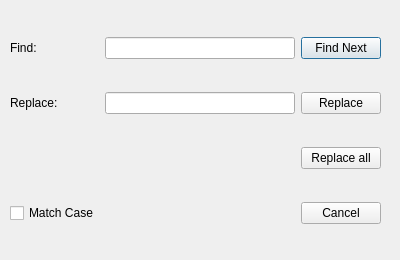
<?xml version="1.0" encoding="UTF-8"?>
<ui version="4.0">
 <class>SearchAndReplace</class>
 <widget class="QDialog" name="SearchAndReplace">
  <property name="geometry">
   <rect>
    <x>0</x>
    <y>0</y>
    <width>400</width>
    <height>260</height>
   </rect>
  </property>
  <property name="minimumSize">
   <size>
    <width>400</width>
    <height>260</height>
   </size>
  </property>
  <property name="maximumSize">
   <size>
    <width>400</width>
    <height>260</height>
   </size>
  </property>
  <property name="sizeIncrement">
   <size>
    <width>400</width>
    <height>260</height>
   </size>
  </property>
  <property name="baseSize">
   <size>
    <width>400</width>
    <height>260</height>
   </size>
  </property>
  <property name="windowTitle">
   <string>Dialog</string>
  </property>
  <widget class="QWidget" name="gridLayoutWidget">
   <property name="geometry">
    <rect>
     <x>10</x>
     <y>10</y>
     <width>371</width>
     <height>241</height>
    </rect>
   </property>
   <layout class="QGridLayout" name="gridLayout">
    <item row="0" column="3">
     <widget class="QPushButton" name="findNextButton">
      <property name="text">
       <string>Find Next</string>
      </property>
     </widget>
    </item>
    <item row="6" column="3">
     <widget class="QPushButton" name="cancelButton">
      <property name="text">
       <string>Cancel</string>
      </property>
     </widget>
    </item>
    <item row="4" column="3">
     <widget class="QPushButton" name="replaceButton">
      <property name="text">
       <string>Replace</string>
      </property>
     </widget>
    </item>
    <item row="4" column="2">
     <widget class="QLineEdit" name="replaceInput"/>
    </item>
    <item row="0" column="1">
     <widget class="QLabel" name="findLabel">
      <property name="text">
       <string>Find:</string>
      </property>
     </widget>
    </item>
    <item row="5" column="3">
     <widget class="QPushButton" name="replaceAllButton">
      <property name="text">
       <string>Replace all</string>
      </property>
     </widget>
    </item>
    <item row="6" column="1">
     <widget class="QCheckBox" name="matchCaseCheckBox">
      <property name="text">
       <string>Match Case</string>
      </property>
     </widget>
    </item>
    <item row="0" column="2">
     <widget class="QLineEdit" name="findInput"/>
    </item>
    <item row="4" column="1">
     <widget class="QLabel" name="replaceLabel">
      <property name="text">
       <string>Replace:</string>
      </property>
     </widget>
    </item>
   </layout>
  </widget>
 </widget>
 <resources/>
 <connections/>
</ui>
